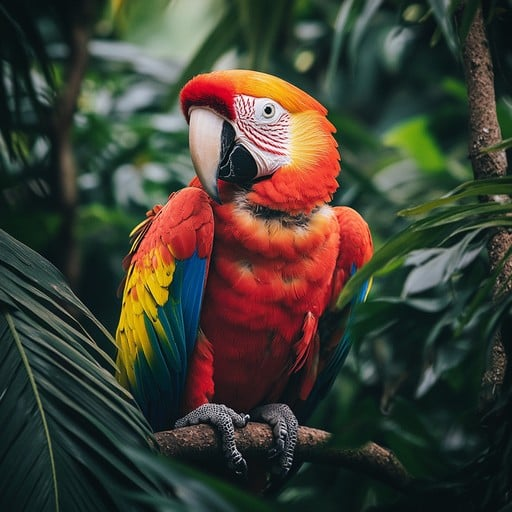
#> input picture 1H2624CYS212/submission-1/Q1/octree/input.jpg, 512 x 512 px
$ python octree.py
#> lines starting #> are read from the running program, lines starting #| are printed output that depends on the picture
#> the answer given: 3
from PIL import Image

def octree_quantize_image(input_path, output_path, max_colors):

    #Perform Octree color quantization on an image using Pillow's FASTOCTREE method.

    # Load the input image and convert to RGB mode.
    # Converting ensures the image uses standard red, green, blue channels,
#> called with input_path = 'input.jpg', output_path = 'octree_out.png', max_colors = 3
    img = Image.open(input_path).convert('RGB')
#> img is the input picture: PIL image 512x512 RGB; mean R, G, B 64, 63.4, 52.2

    print(f"Quantizing image to max {max_colors} colors using FASTOCTREE method...")

    quantized_img = img.quantize(colors=max_colors, method=Image.Quantize.FASTOCTREE)
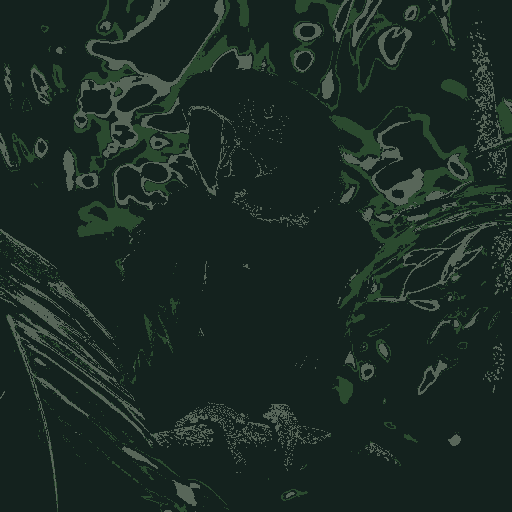
#> quantized_img: PIL image 512x512 P; mean R, G, B 27, 42.1, 35.8

    # Save the quantized image in a file format supporting palette mode.
    quantized_img.save(output_path)
    print(f"Quantized image saved to: {output_path}")


max_colors = int(input("Enter maximum number of colors (e.g., 256): "))
octree_quantize_image("input.jpg","octree_out.png", max_colors)
